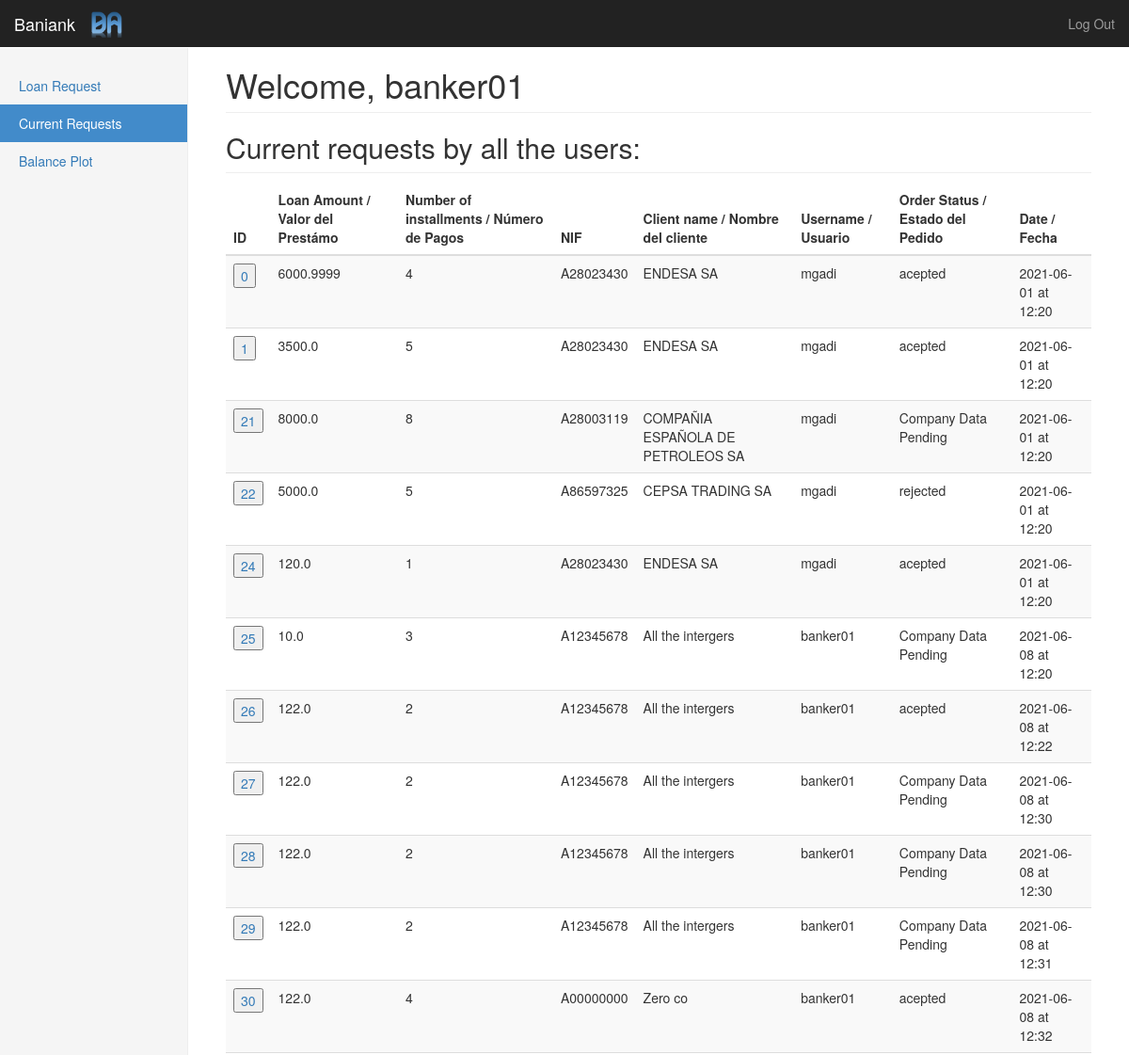
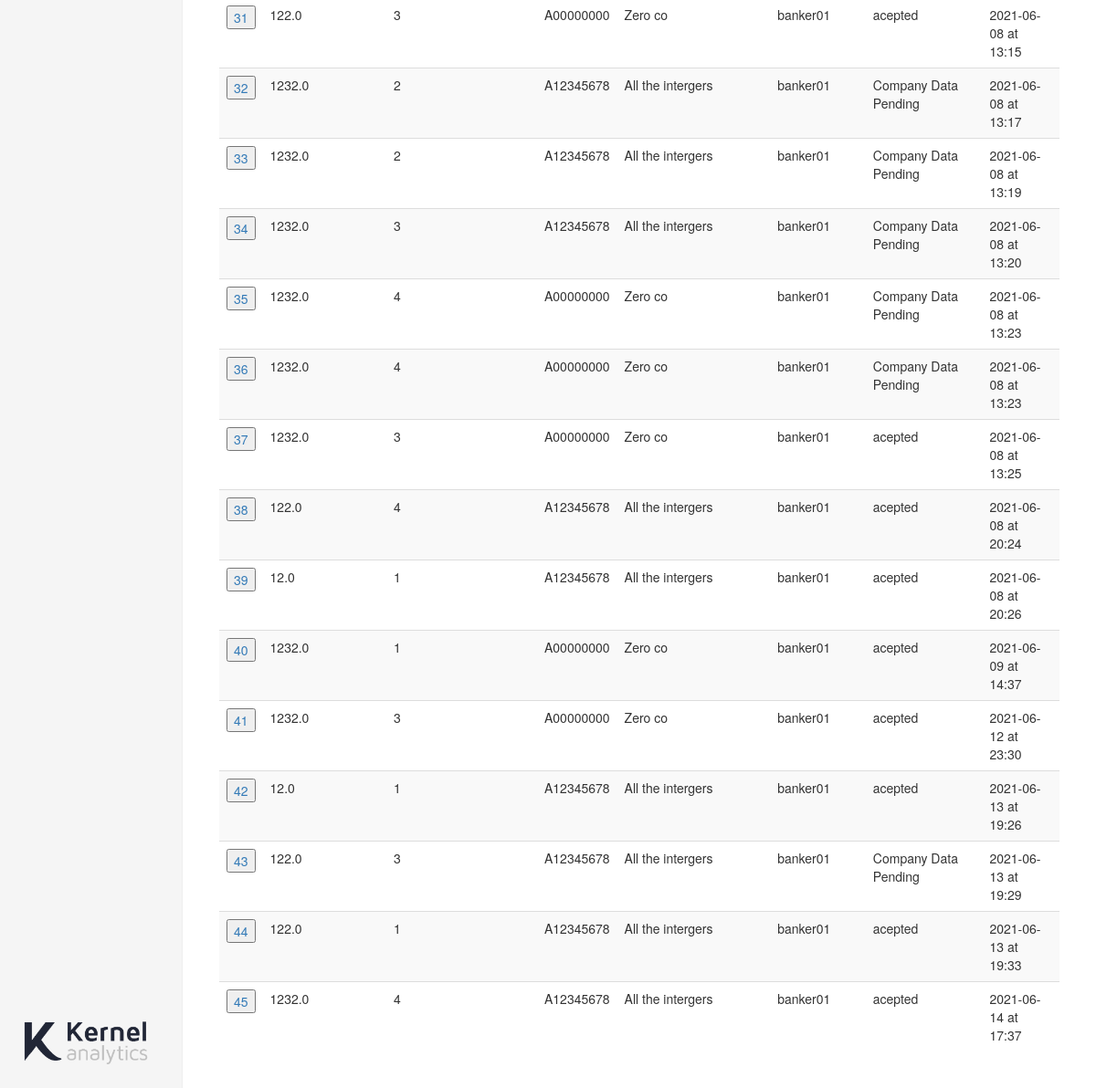
Screenshot of /currents (signed in) with the database file from the repository (2 pictures, top to bottom).
### app.py (models this page shows)
class Bank(UserMixin, db.Model):
    id = db.Column(db.Integer, primary_key=True)
    name = db.Column(db.String(50), unique=True)
    bank_total_assets = db.Column(db.Float,default=2000000.0)
    bank_total_borrowed = db.Column(db.Float,default=0.0)
    coef_own_capital = db.Column(db.Float,default=10.0)
    coef_ebitda = db.Column(db.Float,default=33.0)
    coef_concentration = db.Column(db.Float,default=5.0)
    prob_default = db.Column(db.Float,default=0.5)
    interest_rate = db.Column(db.Float,default=7.5)

class User(UserMixin, db.Model):
    id = db.Column(db.Integer, primary_key=True)
    username = db.Column(db.String(15), unique=True)
    email = db.Column(db.String(50), unique=True)
    password = db.Column(db.String(80))
    profile = db.Column(db.String(80), default='customer')

class Loan(UserMixin, db.Model):
    id = db.Column(db.Integer, primary_key=True)
    loan_amount = db.Column(db.Float())
    number_of_installments = db.Column(db.Integer())
    username = db.Column(db.String(15))
    nif = db.Column(db.String(9))
    status = db.Column(db.String(15))
    monthly_payment = db.Column(db.Float())
    data_timestamp = db.Column(db.DateTime, default=datetime.utcnow)

class Company(UserMixin, db.Model):
    id = db.Column(db.Integer, primary_key=True)
    nif = db.Column(db.String(9))
    name = db.Column(db.String(50))
    cnae = db.Column(db.String(1))
    p10000 = db.Column(db.Float)
    p20000 = db.Column(db.Float)
    p40100_plus_40500 = db.Column(db.Float)
    p49100_plus_40800 = db.Column(db.Float)
    p31200_plus_32300 = db.Column(db.Float)
    ebitda_income = db.Column(db.Float)
    debt_ebitda = db.Column(db.Float)
    rraa_rrpp = db.Column(db.Float) # Leveraging - External Resources / Own Resources - Recursos Ajenos / recursos propios
    log_operating_income = db.Column(db.Float)
    return_on_assets = db.Column(db.Float)
    prob_default = db.Column(db.Float)
    username = db.Column(db.String(15))
    data_timestamp = db.Column(db.DateTime, default=datetime.utcnow)

### app.py (the view)
@app.route('/currents')
@login_required
def currents():
    order_history = db.session.query(Loan, Company).join(Company, Loan.nif == Company.nif).all()
    return render_template('currents.html', \
                            rows=order_history, \
                            name=current_user.username, \
                            bank_name=bank.name)

### app.py (called while the page is built)
@login_manager.user_loader
def load_user(user_id):
    return User.query.get(int(user_id))

### templates/currents.html (shortened to what this page needs)
{% extends "bootstrap/base.html" %}
{% import "bootstrap/wtf.html" as wtf %}
{% block styles %}
{{super()}}
<link rel="stylesheet" href="{{url_for('.static', filename='dashboard.css')}}">
{% endblock %}
{% block content %}
<nav class="navbar navbar-inverse navbar-fixed-top">
  <div class="container-fluid">
    <div class="navbar-header">
      <img src="{{url_for('.static', filename='logo.png')}}" alt="Baniank logo" height="40">
      <div class="navbar-brand">{{bank_name}}</div>
    </div>
    <div id="navbar" class="navbar-collapse collapse">
      <ul class="nav navbar-nav navbar-right">
        <li><a href="{{ url_for('logout') }}">Log Out</a></li>
      </ul>
    </div>
  </div>
</nav>
<div class="container-fluid">
  <div class="row">
    <div class="col-sm-3 col-md-2 sidebar">
      <ul class="nav nav-sidebar">
        <li class="inactive"><a href="/loan">Loan Request<span class="sr-only">(current)</span></a></li>
        <li class="active"><a href="/currents">Current Requests<span class="sr-only">(current)</span></a></li>
        <li class="inactive"><a href="/balance_plot">Balance Plot<span class="sr-only">(current)</span></a></li>
      </ul>
      <div style="position: absolute; bottom: 20px;"><img src="{{url_for('.static', filename='ka-complete.png')}}"
          width="150px"></div>
    </div>
    <div class="col-sm-9 col-sm-offset-3 col-md-10 col-md-offset-2 main">
      <h1 class="page-header">Welcome, {{ name }}</h1>
      <h2 class="sub-header">Current requests by all the users:</h2>
      <div class="table-responsive">
        <table id="myTable" class="table table-striped">
          <thead>
            <tr>
              <th>ID</th>
              <th>Loan Amount / Valor del Prestámo</th>
              <th>Number of installments / Número de Pagos</th>
              <th>NIF</th>
              <th>Client name / Nombre del cliente</th>
              <th>Username / Usuario</th>
              <th>Order Status / Estado del Pedido</th>
              <th>Date / Fecha</th>
            </tr>
          </thead>
          <tbody>
            {% for row in rows %}
            <tr>
              <td><a>
                  <form action="/loan" method="POST">
                    <input type="submit" value={{ row.Loan.id }}>
                  </form>
                </a></td>
              <td> {{ row.Loan.loan_amount }}</td>
              <td> {{ row.Loan.number_of_installments }} </td>
              <td> {{ row.Loan.nif }} </td>
              <td> {{ row.Company.name }} </td>
              <td> {{ row.Loan.username }} </td>
              <td> {{ row.Loan.status }} </td>
              <td> {{ row.Loan.data_timestamp.strftime('%Y-%m-%d at %H:%M') }} </td>
            </tr>
            {% endfor %}
          </tbody>
        </table>
      </div>
    </div>
  </div>
</div>
{% endblock %}

### static/dashboard.css (style rules this page uses)
body { padding-top: 50px; }
img { padding-top: 10px; }
.sub-header { padding-bottom: 10px; border-bottom: 1px solid #eee; }
.navbar-fixed-top { border: 0; }
.sidebar { display: none; }
@media (min-width: 768px) { .sidebar { position: fixed; top: 51px; bottom: 0; left: 0; z-index: 1000; display: block; padding: 20px; overflow-x: hidden; overflow-y: auto; background-color: #f5f5f5; border-right: 1px solid #eee; } }
.nav-sidebar { margin-right: -21px; margin-bottom: 20px; margin-left: -20px; }
.nav-sidebar > li > a { padding-right: 20px; padding-left: 20px; }
.nav-sidebar > .active > a, .nav-sidebar > .active > a:hover, .nav-sidebar > .active > a:focus { color: #fff; background-color: #428bca; }
.main { padding: 20px; }
@media (min-width: 768px) { .main { padding-right: 40px; padding-left: 40px; } }
.main .page-header { margin-top: 0; }

### rows the page displays
Bank: name "Baniank"
User: username "banker01"
Loan: Loan.id "0", Loan.loan_amount "6000.9999", Loan.number_of_installments "4", Loan.nif "A28023430", Company.name "ENDESA SA", Loan.username "mgadi", Loan.status "acepted", Loan.data_timestamp "2021-06-01 at 12:20"
Loan: Loan.id "1", Loan.loan_amount "3500.0", Loan.number_of_installments "5", Loan.nif "A28023430", Company.name "ENDESA SA", Loan.username "mgadi", Loan.status "acepted", Loan.data_timestamp "2021-06-01 at 12:20"
Loan: Loan.id "21", Loan.loan_amount "8000.0", Loan.number_of_installments "8", Loan.nif "A28003119", Company.name "COMPAÑIA ESPAÑOLA DE PETROLEOS SA", Loan.username "mgadi", Loan.status "Company Data Pending", Loan.data_timestamp "2021-06-01 at 12:20"
Loan: Loan.id "22", Loan.loan_amount "5000.0", Loan.number_of_installments "5", Loan.nif "A86597325", Company.name "CEPSA TRADING SA", Loan.username "mgadi", Loan.status "rejected", Loan.data_timestamp "2021-06-01 at 12:20"
Loan: Loan.id "24", Loan.loan_amount "120.0", Loan.number_of_installments "1", Loan.nif "A28023430", Company.name "ENDESA SA", Loan.username "mgadi", Loan.status "acepted", Loan.data_timestamp "2021-06-01 at 12:20"
Loan: Loan.id "25", Loan.loan_amount "10.0", Loan.number_of_installments "3", Loan.nif "A12345678", Company.name "All the intergers", Loan.username "banker01", Loan.status "Company Data Pending", Loan.data_timestamp "2021-06-08 at 12:20"
Loan: Loan.id "26", Loan.loan_amount "122.0", Loan.number_of_installments "2", Loan.nif "A12345678", Company.name "All the intergers", Loan.username "banker01", Loan.status "acepted", Loan.data_timestamp "2021-06-08 at 12:22"
Loan: Loan.id "27", Loan.loan_amount "122.0", Loan.number_of_installments "2", Loan.nif "A12345678", Company.name "All the intergers", Loan.username "banker01", Loan.status "Company Data Pending", Loan.data_timestamp "2021-06-08 at 12:30"
Loan: Loan.id "28", Loan.loan_amount "122.0", Loan.number_of_installments "2", Loan.nif "A12345678", Company.name "All the intergers", Loan.username "banker01", Loan.status "Company Data Pending", Loan.data_timestamp "2021-06-08 at 12:30"
Loan: Loan.id "29", Loan.loan_amount "122.0", Loan.number_of_installments "2", Loan.nif "A12345678", Company.name "All the intergers", Loan.username "banker01", Loan.status "Company Data Pending", Loan.data_timestamp "2021-06-08 at 12:31"
Loan: Loan.id "30", Loan.loan_amount "122.0", Loan.number_of_installments "4", Loan.nif "A00000000", Company.name "Zero co", Loan.username "banker01", Loan.status "acepted", Loan.data_timestamp "2021-06-08 at 12:32"
Loan: Loan.id "31", Loan.loan_amount "122.0", Loan.number_of_installments "3", Loan.nif "A00000000", Company.name "Zero co", Loan.username "banker01", Loan.status "acepted", Loan.data_timestamp "2021-06-08 at 13:15"
Loan: Loan.id "32", Loan.loan_amount "1232.0", Loan.number_of_installments "2", Loan.nif "A12345678", Company.name "All the intergers", Loan.username "banker01", Loan.status "Company Data Pending", Loan.data_timestamp "2021-06-08 at 13:17"
Loan: Loan.id "33", Loan.loan_amount "1232.0", Loan.number_of_installments "2", Loan.nif "A12345678", Company.name "All the intergers", Loan.username "banker01", Loan.status "Company Data Pending", Loan.data_timestamp "2021-06-08 at 13:19"
Loan: Loan.id "34", Loan.loan_amount "1232.0", Loan.number_of_installments "3", Loan.nif "A12345678", Company.name "All the intergers", Loan.username "banker01", Loan.status "Company Data Pending", Loan.data_timestamp "2021-06-08 at 13:20"
Loan: Loan.id "35", Loan.loan_amount "1232.0", Loan.number_of_installments "4", Loan.nif "A00000000", Company.name "Zero co", Loan.username "banker01", Loan.status "Company Data Pending", Loan.data_timestamp "2021-06-08 at 13:23"
Loan: Loan.id "36", Loan.loan_amount "1232.0", Loan.number_of_installments "4", Loan.nif "A00000000", Company.name "Zero co", Loan.username "banker01", Loan.status "Company Data Pending", Loan.data_timestamp "2021-06-08 at 13:23"
Loan: Loan.id "37", Loan.loan_amount "1232.0", Loan.number_of_installments "3", Loan.nif "A00000000", Company.name "Zero co", Loan.username "banker01", Loan.status "acepted", Loan.data_timestamp "2021-06-08 at 13:25"
Loan: Loan.id "38", Loan.loan_amount "122.0", Loan.number_of_installments "4", Loan.nif "A12345678", Company.name "All the intergers", Loan.username "banker01", Loan.status "acepted", Loan.data_timestamp "2021-06-08 at 20:24"
Loan: Loan.id "39", Loan.loan_amount "12.0", Loan.number_of_installments "1", Loan.nif "A12345678", Company.name "All the intergers", Loan.username "banker01", Loan.status "acepted", Loan.data_timestamp "2021-06-08 at 20:26"
Loan: Loan.id "40", Loan.loan_amount "1232.0", Loan.number_of_installments "1", Loan.nif "A00000000", Company.name "Zero co", Loan.username "banker01", Loan.status "acepted", Loan.data_timestamp "2021-06-09 at 14:37"
Loan: Loan.id "41", Loan.loan_amount "1232.0", Loan.number_of_installments "3", Loan.nif "A00000000", Company.name "Zero co", Loan.username "banker01", Loan.status "acepted", Loan.data_timestamp "2021-06-12 at 23:30"
Loan: Loan.id "42", Loan.loan_amount "12.0", Loan.number_of_installments "1", Loan.nif "A12345678", Company.name "All the intergers", Loan.username "banker01", Loan.status "acepted", Loan.data_timestamp "2021-06-13 at 19:26"
Loan: Loan.id "43", Loan.loan_amount "122.0", Loan.number_of_installments "3", Loan.nif "A12345678", Company.name "All the intergers", Loan.username "banker01", Loan.status "Company Data Pending", Loan.data_timestamp "2021-06-13 at 19:29"
Loan: Loan.id "44", Loan.loan_amount "122.0", Loan.number_of_installments "1", Loan.nif "A12345678", Company.name "All the intergers", Loan.username "banker01", Loan.status "acepted", Loan.data_timestamp "2021-06-13 at 19:33"
Loan: Loan.id "45", Loan.loan_amount "1232.0", Loan.number_of_installments "4", Loan.nif "A12345678", Company.name "All the intergers", Loan.username "banker01", Loan.status "acepted", Loan.data_timestamp "2021-06-14 at 17:37"
